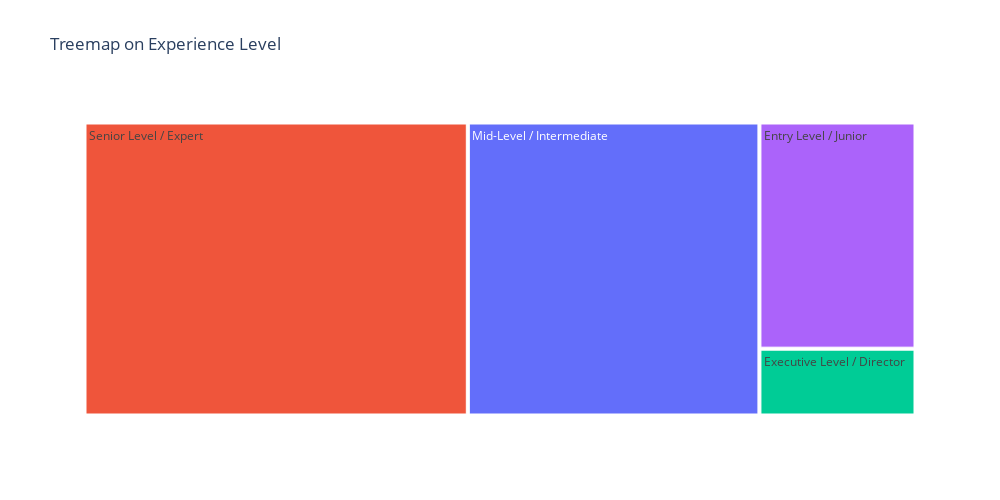

Source (notebook cell):
### Code cell
ex_level = df['experience_level'].value_counts()
fig = px.treemap(ex_level,
                path = [ex_level.index],
                values = ex_level.values,
                title = 'Treemap on Experience Level',
                color = ex_level.index,
                width = 1000, height = 500)

fig.show()

### Figure 1 — Plotly figure (JSON) as saved in the notebook; plotly's stock layout.template omitted (floating-point values rounded to 4 significant figures)
{"data": [{"branchvalues": "total", "customdata": [["Mid-Level / Intermediate"], ["Senior Level / Expert"], ["Executive Level / Director"], ["Entry Level / Junior"]], "domain": {"x": [0, 1], "y": [0, 1]}, "hovertemplate": "labels=%{label}<br>value=%{value}<br>parent=%{parent}<br>id=%{id}<br>index=%{customdata[0]}<extra></extra>", "ids": ["Mid-Level / Intermediate", "Senior Level / Expert", "Executive Level / Director", "Entry Level / Junior"], "labels": ["Mid-Level / Intermediate", "Senior Level / Expert", "Executive Level / Director", "Entry Level / Junior"], "marker": {"colors": ["#636efa", "#EF553B", "#00cc96", "#ab63fa"]}, "name": "", "parents": ["", "", "", ""], "type": "treemap", "values": [213, 280, 26, 88]}], "layout": {"height": 500, "legend": {"tracegroupgap": 0}, "title": {"text": "Treemap on Experience Level"}, "width": 1000}}
